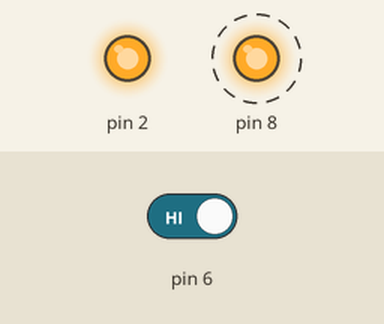
The sketch below on a simulated Arduino Uno, built with avr-gcc and run on an emulated ATmega328P. On the bench: output pins drawn as LEDs (lit = HIGH). Dashed ring = blinking. The test bench sets the inputs (shaded band); at power-on: pin 6 HIGH.

Above: at 2.2 s.
2.3 s: pin 6 driven LOW
At 3.4 s:
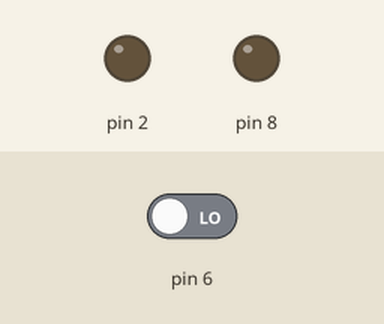
4.3 s: pin 6 driven HIGH
At 5.0 s:
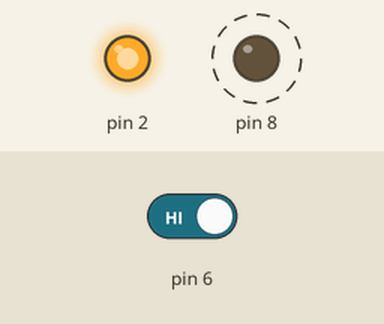
Timing chart, 0 to 13.7 s (numbered marks = the images above; inputs shaded):
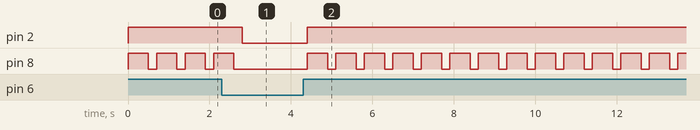

Measured:
- after the input at 2.3 s, pin 2: HIGH → LOW after 0.50 s; pin 8: goes on until 2.6 s, then stays LOW
- after the input at 4.3 s, pin 2: LOW → HIGH after 0.10 s; pin 8: alternates HIGH for 0.50 s and LOW for 0.20 s, starting after 0.10 s
- by itself, pin 8: alternates HIGH for 0.50 s and LOW for 0.20 s

The sketch:

apws.ino
```cpp
int water;
void setup() {
    pinMode(8, OUTPUT);
    pinMode(2, OUTPUT);
    pinMode(6, INPUT);
}

void loop() {

    water=digitalRead(6);

    if (water==LOW)
    {

        digitalWrite(8, LOW);
        digitalWrite(2, LOW);
    }

    else
    {
        digitalWrite(2, HIGH);
        digitalWrite(8, HIGH);
        delay(500);
        digitalWrite(8, LOW);
    }
    delay(200);
}
```
